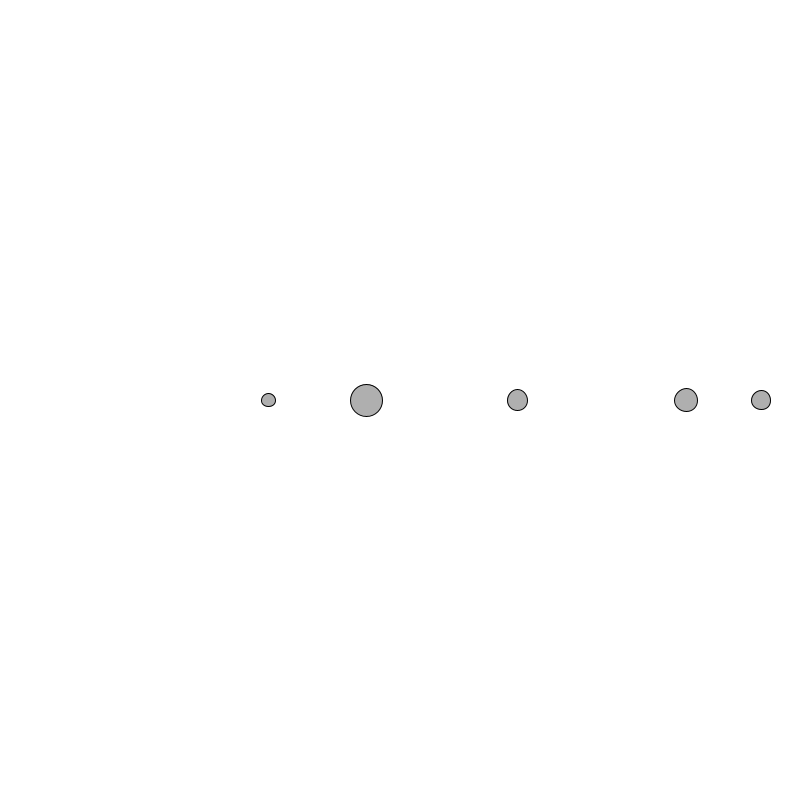
Frame 1 (no input)
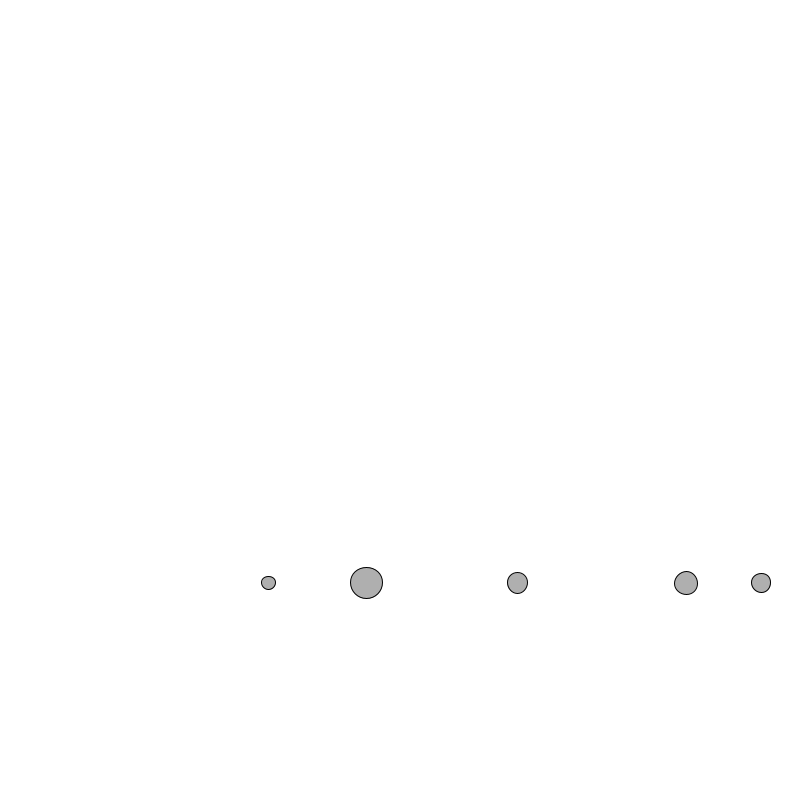
Frame 60 (the mouse pressed at the canvas centre just before this capture)
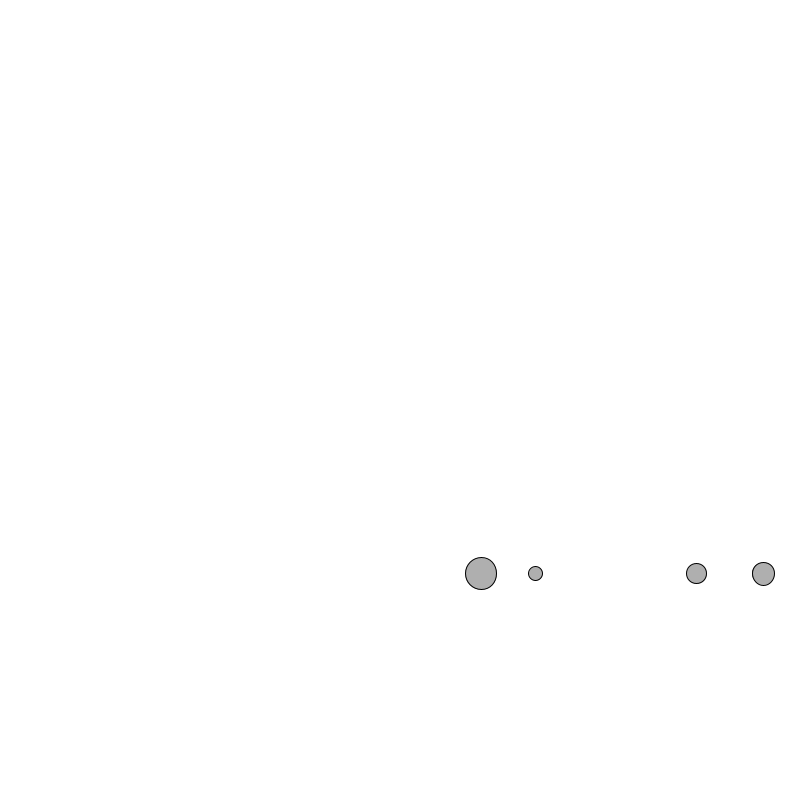
Frame 120 (the mouse held since frame 60 and released just before this capture)

The Processing sketch that drew these frames (run headless with seeded random() and noise(); from frame 60 on, the mouse is pressed at the canvas centre):

// Processing sketch: Accceleration
// ── Accceleration.pde
PVector location;
PVector acceleration;
PVector velocity;
Mover[] movers;

void setup(){
  size(800,800);
  movers = new Mover[5];
  for (int i=0; i < movers.length; i++){
    movers[i] = new Mover();
  }
}


void draw(){
  background(255);
  for (Mover m: movers){
    
    if (mousePressed) {
      m.applyForce(new PVector(1,0));
    }
    
    m.update();
    m.edge();
    m.display();
  }
}

// ── mover.pde
class Mover{
  PVector location;
  PVector velocity;
  PVector gravity;
  float mass;
  
  Mover(){
    location = new PVector(random(0,width),height/2);
    mass = random(5,25);
    velocity = new PVector(0,0);
    velocity.limit(5);
    gravity = new PVector(0,0.1);
  }
  
  void update(){
    PVector mouse = new PVector(mouseX, mouseY);
    mouse.sub(location);
    velocity.add(gravity);
    location.add(velocity);
  }
  
  void display(){
    stroke(0);
    fill(175);
    ellipse(location.x,location.y,mass*2,mass*2);
  }
  
  void applyForce(PVector force){
    PVector acceleration = PVector.div(force,mass);
    velocity.add(acceleration);
  }
  
  void edge(){
    if (location.x > width){
      location.x = width;
      velocity.x = - velocity.x;
    } else if (location.x < 0) {
      location.x = 0;
      velocity.x = - velocity.x;
    }
    
    if (location.y > height){
      location.y = height;
      velocity.y = - velocity.y;
    } else if (location.y < 0) {
      location.y = 0;
      velocity.y = - velocity.y;
    }
  }
}
